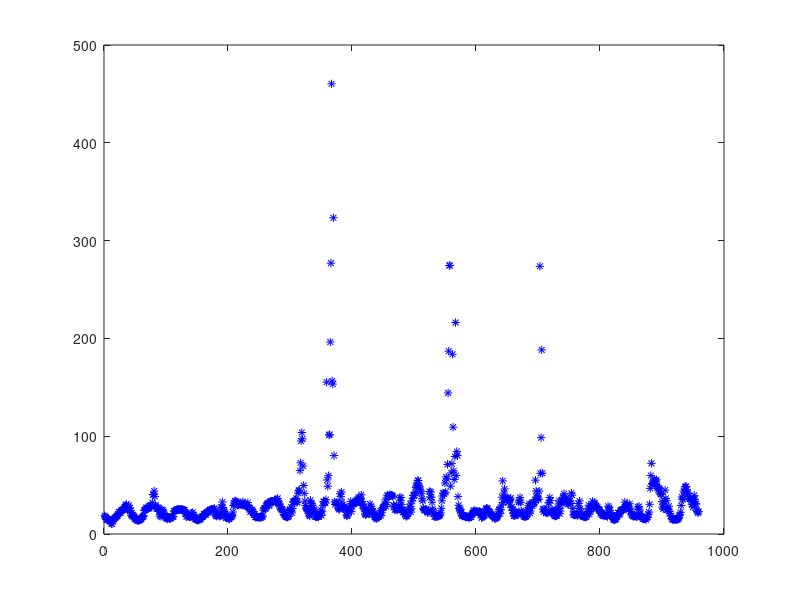
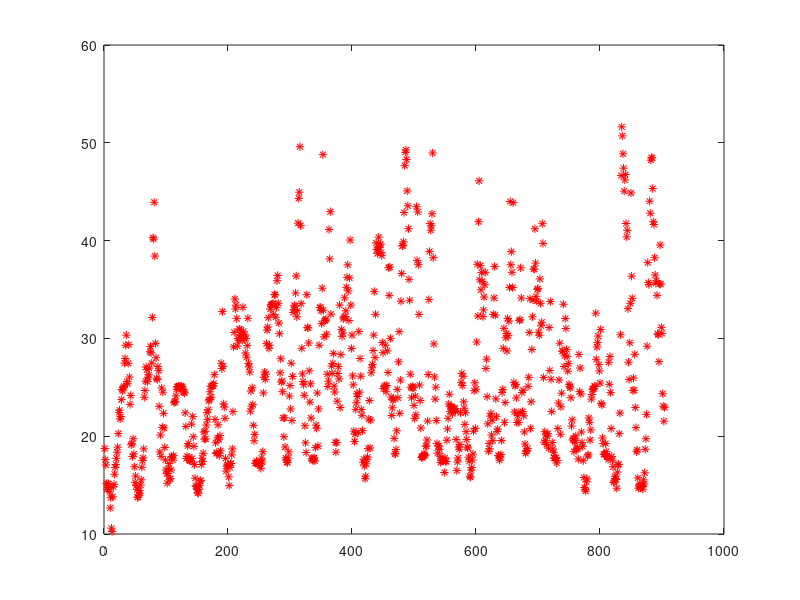

Source code (MATLAB) for these figures, in order: (Note: this script raises an error after producing the figures.)
Training = csvread('CI_Assignment_TrainingData.csv' , 1 ,1)
trainingPrice = Training(:,3);
figure('name', 'Training Data with Outliers');
plot(trainingPrice, '*b')

Tr_Q1=prctile(trainingPrice,25);
Tr_Q3=prctile(trainingPrice,75);
trainingRange=[Tr_Q1-1.5*( Tr_Q3-Tr_Q1),Tr_Q3+1.5*(Tr_Q3-Tr_Q1)];
trainingPosition=[find(trainingPrice>trainingRange(2)) find(trainingPrice<trainingRange(1))];
trainingPrice(trainingPosition)=[];
figure('name','Training Data without Outliers');
plot(trainingPrice, '*r')

Training=removerows(Training, trainingPosition);

Testing = csvread('CI_Assignment_TestingData.csv' , 1 ,1)
testingPrice = Testing(:,3);
figure('name', 'Testing Data with Outliers');
plot(testingPrice, '*b')

Tr_Q1=prctile(testingPrice,25);
Tr_Q3=prctile(testingPrice,75);
testingRange=[Tr_Q1-1.5*( Tr_Q3-Tr_Q1),Tr_Q3+1.5*(Tr_Q3-Tr_Q1)];
testingPosition=[find(testingPrice>testingRange(2)) find(testingPrice<testingRange(1))];
testingPrice(testingPosition)=[];
figure('name','Testing Data without Outliers');
plot(testingPrice, '*r')


Testing=removerows(Testing, testingPosition);


%list the outliers

outliers_trainingPrice=csvread('CI_Assignment_TrainingData.csv',1,3);
outliers_testingPrice=csvread('CI_Assignment_TestingData.csv',1,3);
Tr_outliers = outliers_trainingPrice(trainingPosition);
Te_outliers = outliers_testingPrice(testingPosition);



% timer series

tr_T = Training(:,1);
tr_D = Training(:,2);
tr_P = Training(:,3);
tr_t=3:(length(Training)-1);
Training =[tr_T(tr_t-2),tr_T(tr_t-1),tr_T(tr_t),tr_D(tr_t-2),tr_D(tr_t-1),tr_D(tr_t),tr_P(tr_t+1)];
csvwrite('trainingTimeSeries.csv', Training)

te_T = Testing(:,1);
te_D = Testing(:,2);
te_P = Testing(:,3);
te_t=3:(length(Testing)-1);
Testing =[te_T(te_t-2),te_T(te_t-1),te_T(te_t),te_D(te_t-2),te_D(te_t-1),te_D(te_t),te_P(te_t+1)];
csvwrite('testingTimeSeries.csv', Testing)


testingCorrcoef = corrcoef(Testing)
trainingCorrcoef = corrcoef(Training)

trainingInput(:,1) = Training(:,1);
trainingInput(:,2) = Training(:,6);
trainingOutput = Training(:,7);

testingInput(:,1) = Testing(:,1);
testingInput(:,2) = Testing(:,6);
testingOutput = Testing(:,7);


hist(trainingInput(:,1))
title('Temperature');
hist(trainingInput(:,2))
title('Demand');
hist(trainingOutput(:,1))
title('Price');

fuzzSys= readfis('modelfuzzy.fis');
fuzzSys = mam2sug(fuzzSys);
futureprices = evalfis(trainingInputs,fuzzSys);
figure
n = 1:length(trainingInputs);
plot(n,trainingOutputs,n,futureprices)
xlabel('n')
ylabel('Prices')
title('Relationship between Training Output Prices with Predicted')
legend('Training Prices','Predicted Priced')
RErr = (sum((abs(futureprices - trainingOutputs))./futureprices))./length(futureprices)


fuzzSys= readfis('modelfuzzy.fis');
fuzzSys = mam2sug(fuzzSys);
futureprices = evalfis(testingInputs,fuzzSys);
figure
n = 1:length(testingInputs);
plot(n,testingOutputs,n,futureprices)
xlabel('n')
ylabel('Prices')
title('Relationship between Testing Output Prices with Predicted')
legend('Testing Prices','Predicted Priced')
RErr = (sum((abs(futureprices - testingOutputs))./futureprices))./length(futureprices)